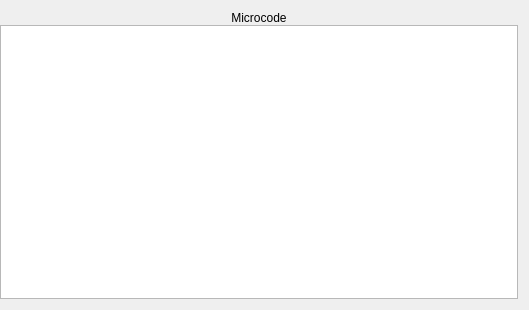
<?xml version="1.0" encoding="UTF-8"?>
<ui version="4.0">
 <class>Microcode</class>
 <widget class="QWidget" name="Microcode">
  <property name="geometry">
   <rect>
    <x>0</x>
    <y>0</y>
    <width>529</width>
    <height>310</height>
   </rect>
  </property>
  <property name="windowTitle">
   <string>Form</string>
  </property>
  <layout class="QGridLayout" name="gridLayout">
   <property name="leftMargin">
    <number>0</number>
   </property>
   <property name="verticalSpacing">
    <number>0</number>
   </property>
   <item row="1" column="0">
    <widget class="QTextEdit" name="textEdit">
     <property name="font">
      <font>
       <family>Courier</family>
       <pointsize>12</pointsize>
      </font>
     </property>
     <property name="lineWrapMode">
      <enum>QTextEdit::NoWrap</enum>
     </property>
    </widget>
   </item>
   <item row="0" column="0">
    <widget class="QLabel" name="label">
     <property name="text">
      <string>Microcode</string>
     </property>
     <property name="alignment">
      <set>Qt::AlignCenter</set>
     </property>
    </widget>
   </item>
  </layout>
 </widget>
 <resources/>
 <connections/>
</ui>
